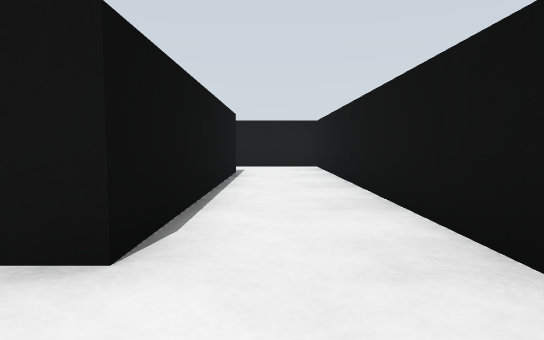
View 1 (above)

16 first-person views from a walk through a world built for the Gazebo simulator. The camera is 0.13 m above the floor, tilts 4° down and sees 75° across. The floor is counted in squares, 0.2 m on a side. Each view is taken from the middle of a square. On the plan, view 1 faces up. The plan holds only what a view shows up to about 10 squares ahead; the rest is blank. The place goes on beyond the plan.

View 2
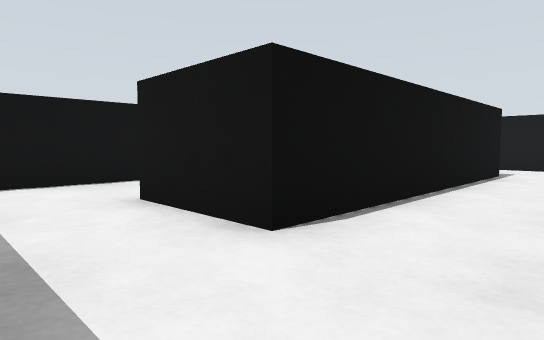

View 3
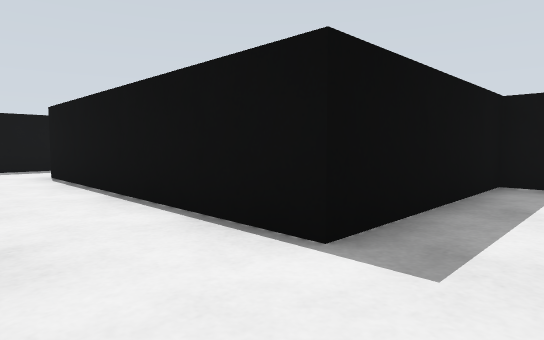

View 4
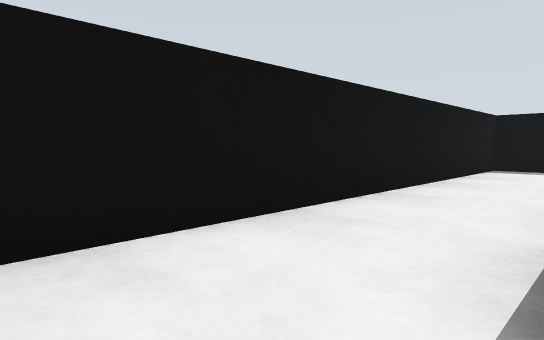

View 5
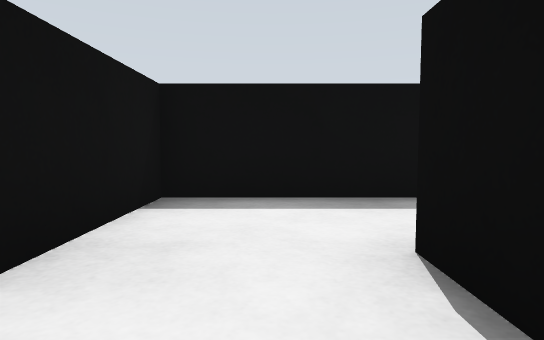

View 6
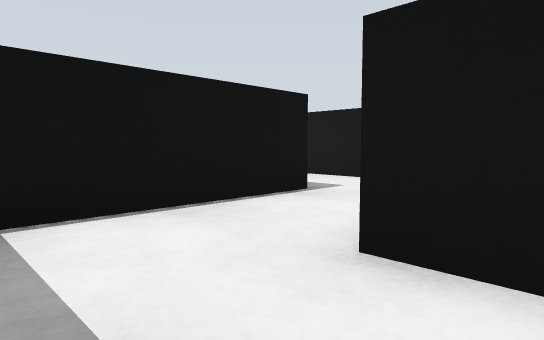

View 7
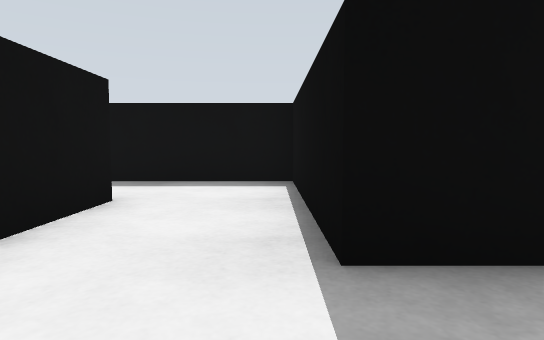

View 8
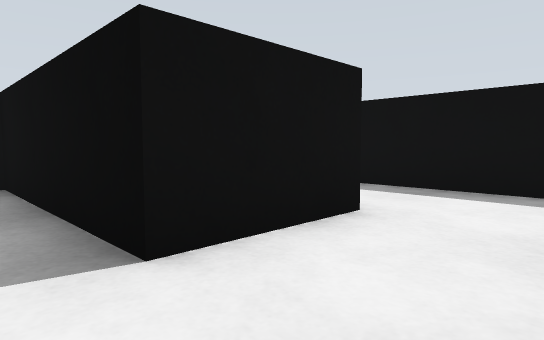

View 9
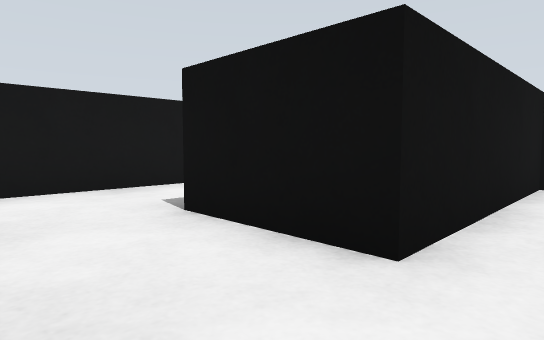

View 10
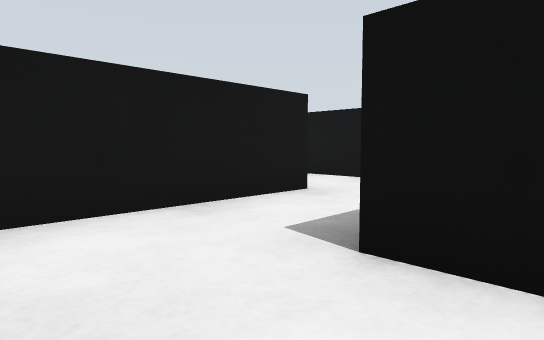

View 11
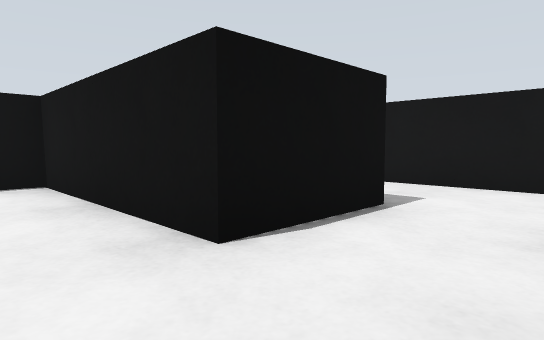

View 12
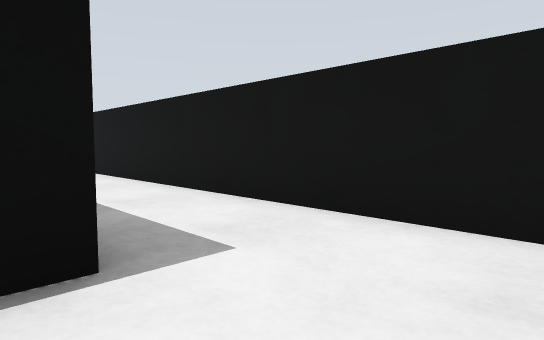

View 13
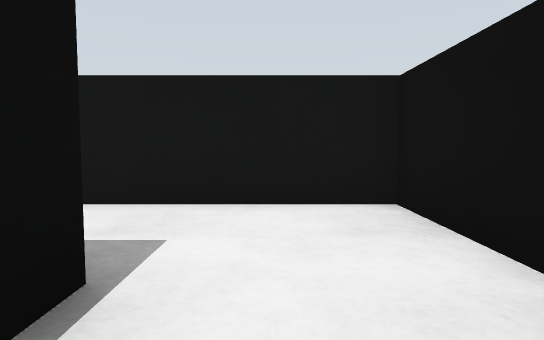

View 14
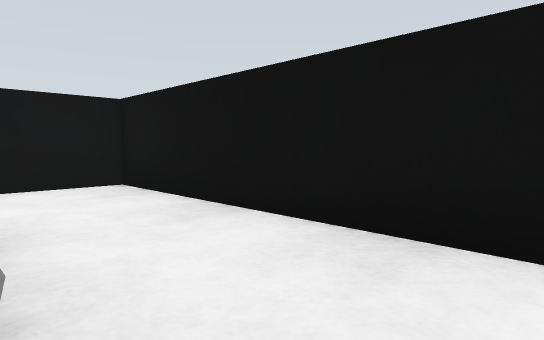

View 15
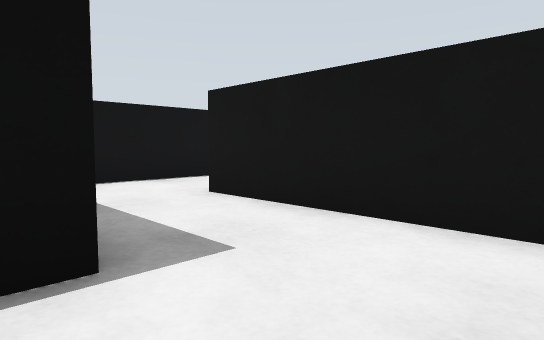

View 16
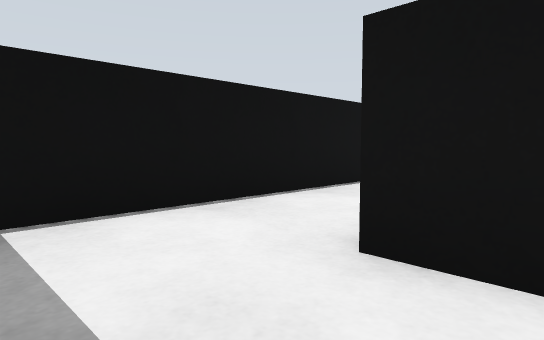

### Floor plan
Points are (right, up) in squares from view 1. A wall is a line through its corners. A room is listed if a view was taken in it or the views show most of it. See-through windows are left out.
Room 1 (views 1, 2, 3, 4, 5, 6, 7, 8, 9, 10, 11, 14, 15, 16)
walls: (-5.8, 6.4) (-7.2, 6.4); (-0.9, 15.4) (-5.4, 15.4) (-5.4, 8.6) (-0.9, 8.6) (-0.9, 1.9) (-3.1, 1.9) (-3.1, 3.6); (-6.5, 4.1) (-5.4, 4.1) (-5.4, -0.4) (1.4, -0.4) (1.4, 10.9) (-3.1, 10.9) (-3.1, 13.1) (1.4, 13.1) (1.4, 15.5)
ways out: opening at (0.5, 16.5) to room 2; opening at (-6.5, 5.5)
Room 2 (views 12, 13)
walls: (-0.9, 17.8) (-0.9, 15.4); (1.4, 15.5) (1.4, 19.9) (-7.6, 19.9)
ways out: opening at (0.5, 16.5) to room 1

Where each view was taken, in squares from view 1:
view 1: 0 up, 0 right, facing up
view 2: 0 up, 1 right, facing up-left
view 3: 10 up, 1 right, facing down-left
view 4: 10 up, 1 left, facing down-right
view 5: 4 up, 0 right, facing down
view 6: 0 up, 2 left, facing up-left
view 7: 6 up, 5 left, facing down
view 8: 14 up, 5 left, facing down-right
view 9: 10 up, 5 left, facing up-right
view 10: 12 up, 5 left, facing up-right
view 11: 14 up, 1 right, facing up-left
view 12: 17 up, 1 right, facing up-left
view 13: 16 up, 0 right, facing up
view 14: 14 up, 1 left, facing up-right
view 15: 8 up, 1 right, facing up-left
view 16: 9 up, 2 left, facing up-left
